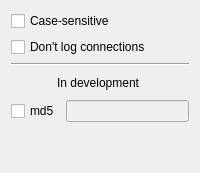
     <widget class="QWidget" name="tab">
      <attribute name="title">
       <string>More</string>
      </attribute>
      <layout class="QGridLayout" name="gridLayout_6">
       <item row="2" column="0">
        <widget class="Line" name="line_2">
         <property name="orientation">
          <enum>Qt::Horizontal</enum>
         </property>
        </widget>
       </item>
       <item row="5" column="0">
        <layout class="QHBoxLayout" name="horizontalLayout_5">
         <item>
          <widget class="QCheckBox" name="md5Check">
           <property name="text">
            <string notr="true">md5</string>
           </property>
          </widget>
         </item>
         <item>
          <widget class="QLineEdit" name="md5Line">
           <property name="enabled">
            <bool>false</bool>
           </property>
          </widget>
         </item>
        </layout>
       </item>
       <item row="0" column="0">
        <widget class="QCheckBox" name="sensitiveCheck">
         <property name="toolTip">
          <string>&lt;html&gt;&lt;head/&gt;&lt;body&gt;&lt;p&gt;By default, the field of the rules are case-insensitive, i.e., if a process tries to access gOOgle.CoM and you have a rule to Deny .*google.com, the connection will be blocked.&lt;br/&gt;&lt;/p&gt;&lt;p&gt;If you check this box, you have to specify the exact string (domain, executable, command line) that you want to filter.&lt;/p&gt;&lt;/body&gt;&lt;/html&gt;</string>
         </property>
         <property name="text">
          <string>Case-sensitive</string>
         </property>
        </widget>
       </item>
       <item row="6" column="0">
        <spacer name="verticalSpacer">
         <property name="orientation">
          <enum>Qt::Vertical</enum>
         </property>
         <property name="sizeType">
          <enum>QSizePolicy::Maximum</enum>
         </property>
         <property name="sizeHint" stdset="0">
          <size>
           <width>20</width>
           <height>40</height>
          </size>
         </property>
        </spacer>
       </item>
       <item row="1" column="0">
        <widget class="QCheckBox" name="nologCheck">
         <property name="statusTip">
          <string>Don't log connections that match this rule</string>
         </property>
         <property name="text">
          <string>Don't log connections</string>
         </property>
        </widget>
       </item>
       <item row="3" column="0">
        <layout class="QHBoxLayout" name="horizontalLayout_12">
         <property name="sizeConstraint">
          <enum>QLayout::SetMaximumSize</enum>
         </property>
         <item>
          <widget class="QPushButton" name="pushButton">
           <property name="sizePolicy">
            <sizepolicy hsizetype="Maximum" vsizetype="Fixed">
             <horstretch>0</horstretch>
             <verstretch>0</verstretch>
            </sizepolicy>
           </property>
           <property name="toolTip">
            <string>These options are experimental / in development, they may have bugs or not be completely finished.
Feedback is welcome</string>
           </property>
           <property name="text">
            <string/>
           </property>
           <property name="icon">
            <iconset theme="dialog-warning">
             <normaloff>../../../../../../.designer/backup</normaloff>../../../../../../.designer/backup</iconset>
           </property>
           <property name="flat">
            <bool>true</bool>
           </property>
          </widget>
         </item>
         <item>
          <widget class="QLabel" name="label">
           <property name="sizePolicy">
            <sizepolicy hsizetype="Preferred" vsizetype="Maximum">
             <horstretch>0</horstretch>
             <verstretch>0</verstretch>
            </sizepolicy>
           </property>
           <property name="text">
            <string>In development</string>
           </property>
           <property name="alignment">
            <set>Qt::AlignLeading|Qt::AlignLeft|Qt::AlignTop</set>
           </property>
          </widget>
         </item>
        </layout>
       </item>
      </layout>
     </widget>
